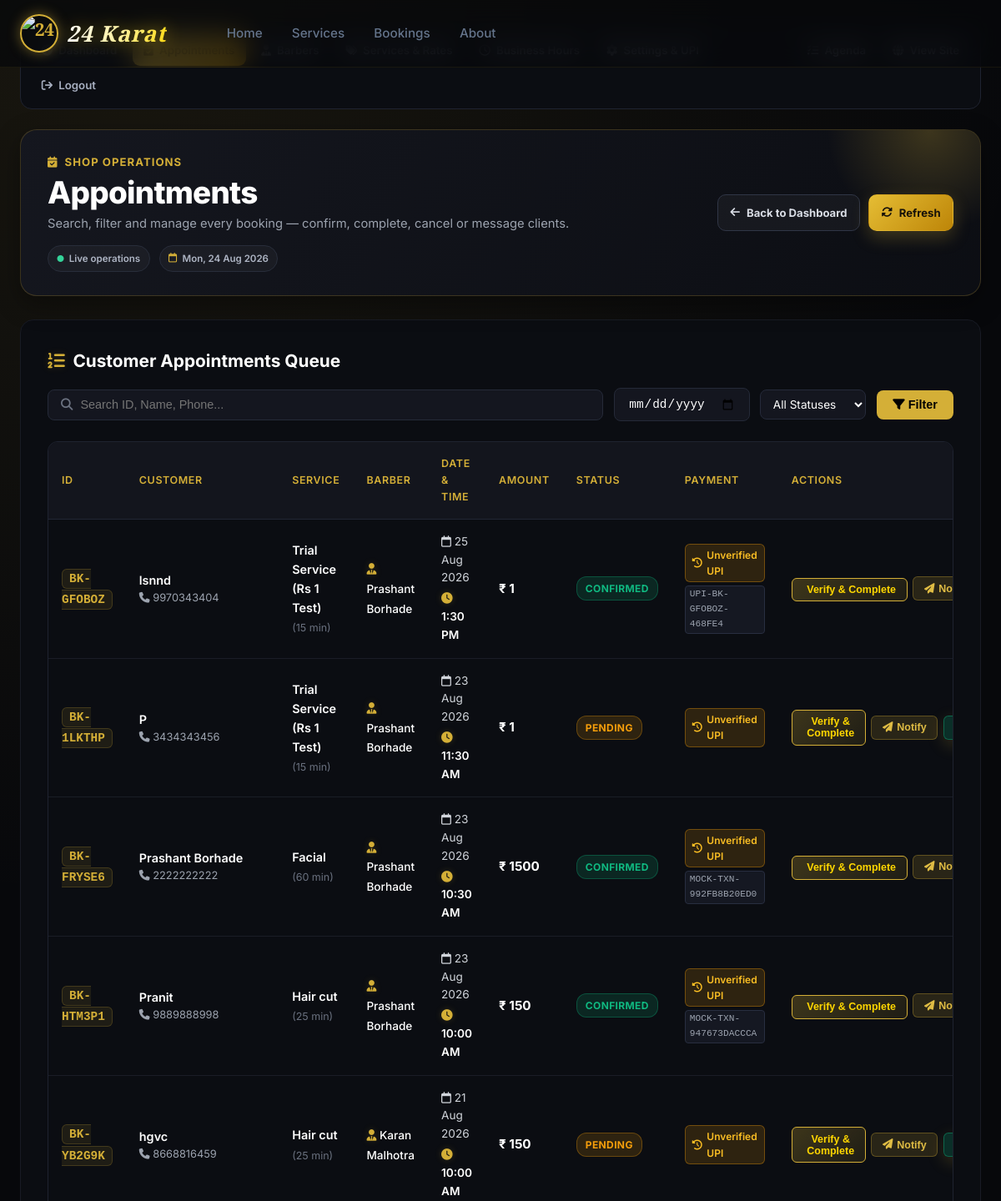
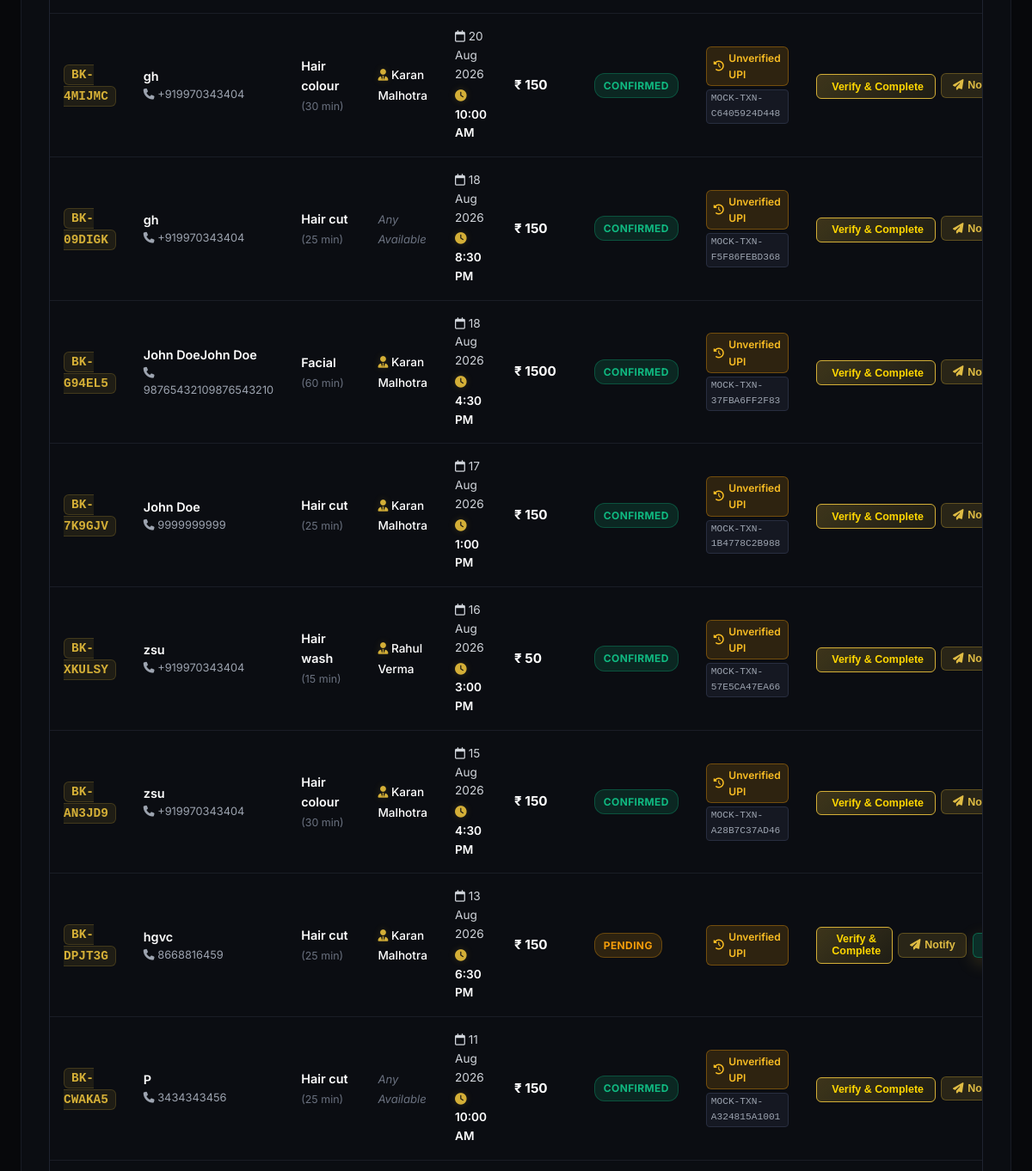
Page /dashboard/appointments/ (signed in, upper part) on the earlier database version (2 pictures, top to bottom).
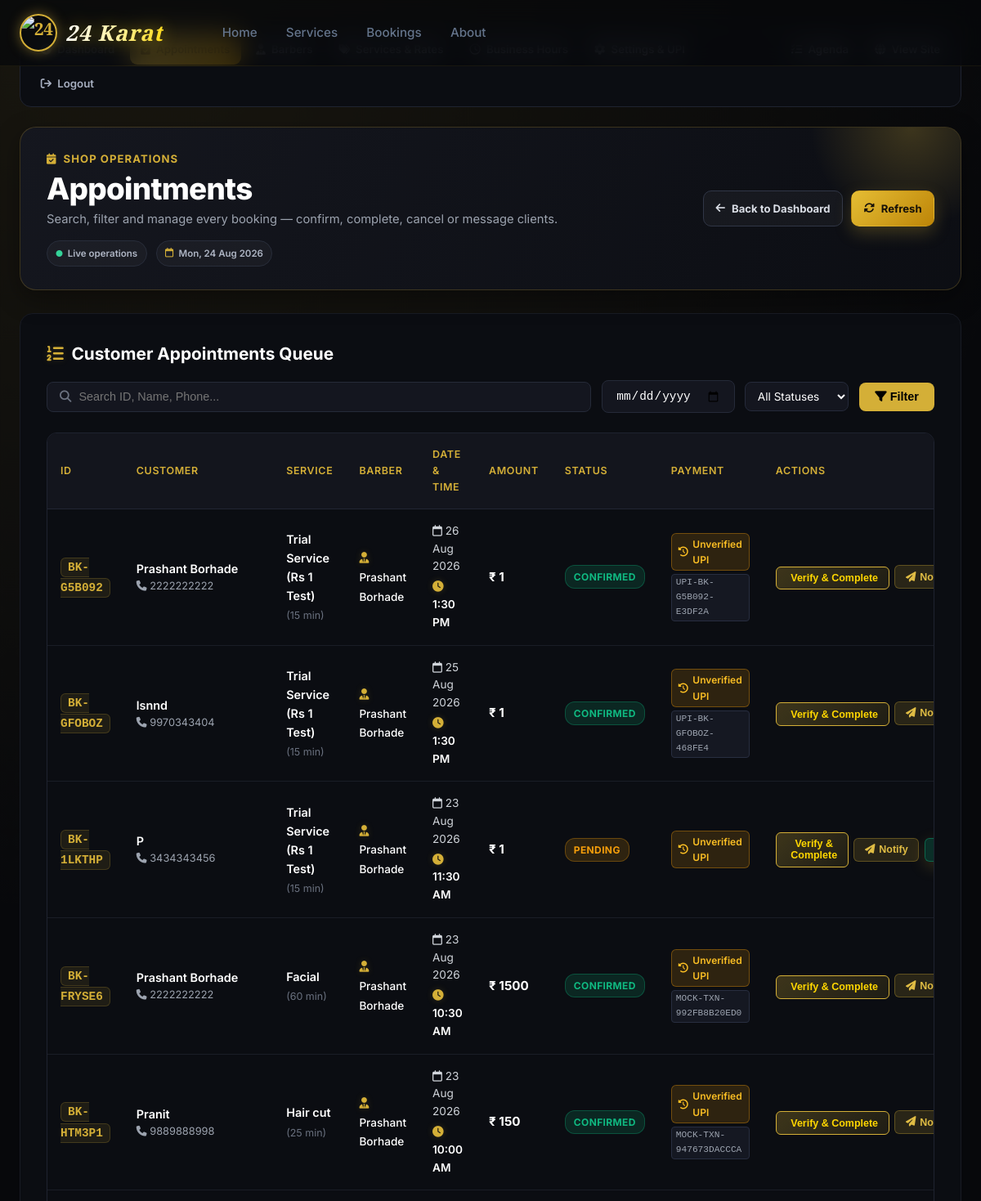
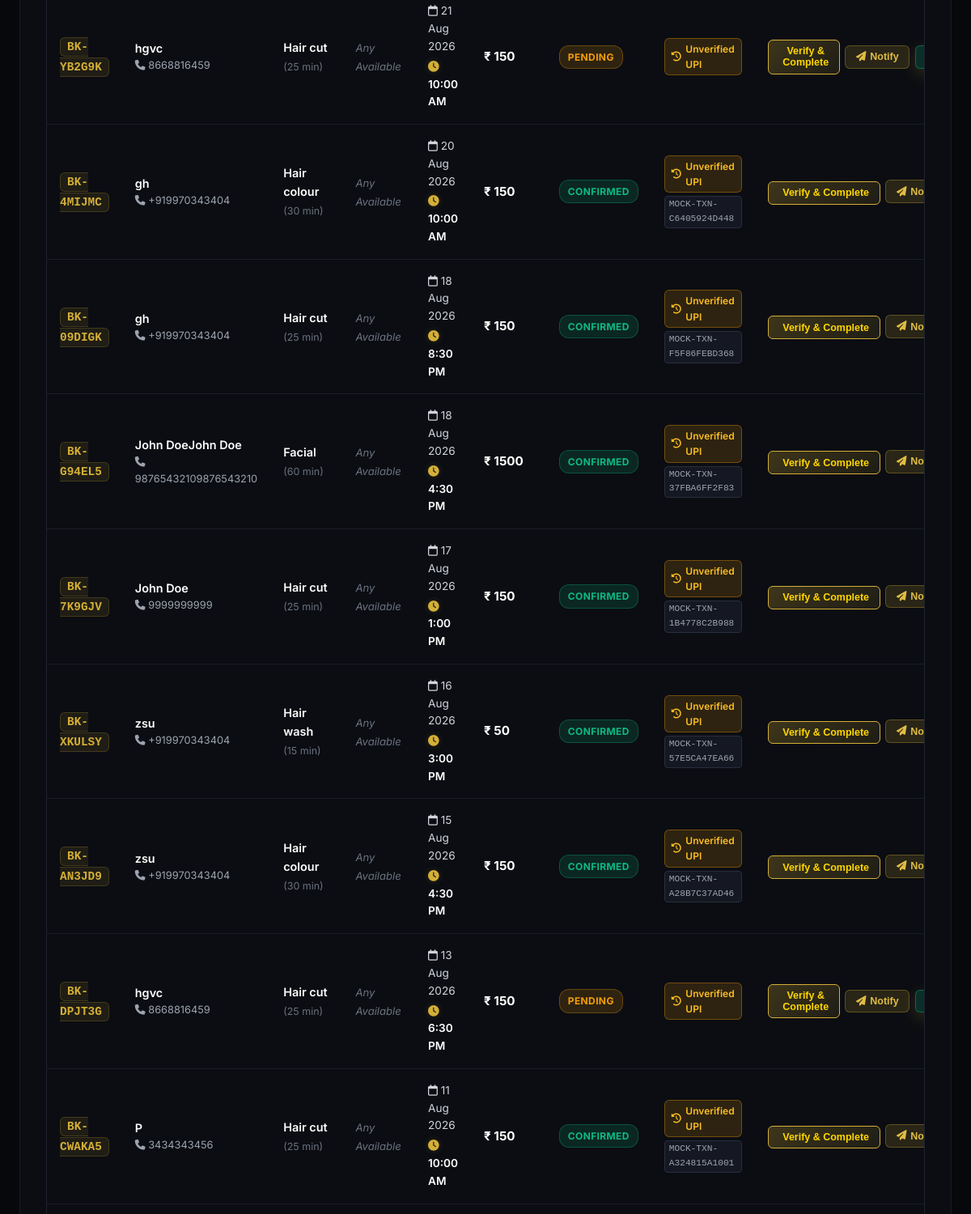
Same page on the later database version (2 pictures, top to bottom).
### booking/models.py (models this page shows, shortened)
class Booking(models.Model):
    STATUS_PENDING = 'PENDING'
    STATUS_CONFIRMED = 'CONFIRMED'
    STATUS_COMPLETED = 'COMPLETED'
    STATUS_CANCELLED = 'CANCELLED'
    STATUS_CHOICES = [
        (STATUS_PENDING, 'Pending'),
        (STATUS_CONFIRMED, 'Confirmed'),
        (STATUS_COMPLETED, 'Completed'),
        (STATUS_CANCELLED, 'Cancelled'),
    ]
    booking_id = models.CharField(max_length=20, unique=True, editable=False)
    user = models.ForeignKey(User, on_delete=models.SET_NULL, null=True, blank=True, related_name='bookings')
    service = models.ForeignKey(Service, on_delete=models.PROTECT, related_name='bookings', help_text="Primary service")
    services = models.ManyToManyField(Service, blank=True, related_name='multi_bookings', help_text="All selected services")
    barber = models.ForeignKey(Barber, on_delete=models.SET_NULL, null=True, blank=True, related_name='bookings')
    booking_date = models.DateField()
    booking_time = models.TimeField()
    customer_name = models.CharField(max_length=100)
    customer_phone = models.CharField(max_length=20)
    customer_email = models.EmailField()
    special_request = models.TextField(blank=True)
    amount = models.DecimalField(max_digits=8, decimal_places=2)
    status = models.CharField(max_length=20, choices=STATUS_CHOICES, default=STATUS_PENDING)
    created_at = models.DateTimeField(auto_now_add=True)
    updated_at = models.DateTimeField(auto_now=True)
    class Meta:
        ordering = ['-created_at']
        indexes = [
            models.Index(fields=['booking_date', 'booking_time']),
            models.Index(fields=['user', 'status']),
            models.Index(fields=['booking_id']),
        ]
    @property
    def service_names_display(self):
        if self.pk:
            all_s = list(self.services.all())
            if all_s:
                return ", ".join(s.name for s in all_s)
        return self.service.name if self.service else "Custom Service"
    @property
    def total_duration_minutes(self):
        if self.pk:
            total = sum(s.duration for s in self.services.all())
            if total > 0:
                return total
        return self.service.duration if self.service else 30

class Service(models.Model):
    CATEGORY_CHOICES = [
        ('MALE', 'Male Services'),
        ('FEMALE', 'Female Services'),
    ]
    name = models.CharField(max_length=100)
    category = models.CharField(max_length=20, choices=CATEGORY_CHOICES, default='MALE')
    description = models.TextField()
    price = models.DecimalField(max_digits=8, decimal_places=2)
    duration = models.PositiveIntegerField(help_text="Duration in minutes")
    image = models.ImageField(upload_to='services/', null=True, blank=True)
    icon = models.CharField(
        max_length=50,
        default='scissors',
        help_text="Font Awesome icon name (e.g. scissors, star, spa)"
    )
    is_active = models.BooleanField(default=True)
    sort_order = models.PositiveIntegerField(default=0)
    created_at = models.DateTimeField(auto_now_add=True)
    class Meta:
        ordering = ['sort_order', 'price']
        verbose_name = 'Service'
        verbose_name_plural = 'Services'

class Barber(models.Model):
    name = models.CharField(max_length=100)
    title = models.CharField(max_length=100, default='Master Barber')
    bio = models.TextField(blank=True, default='Expert in precision cuts, fades, and traditional hot towel grooming.')
    photo = models.ImageField(upload_to='barbers/', null=True, blank=True)
    avatar_icon = models.CharField(
        max_length=50,
        default='user-tie',
        help_text="Font Awesome icon name (e.g. user-tie, user-ninja, user-doctor, crown)"
    )
    specialties = models.CharField(max_length=200, default='Skin Fade, Beard Styling, Hair Design')
    rating = models.DecimalField(max_digits=3, decimal_places=1, default=4.9)
    experience_years = models.PositiveIntegerField(default=5)
    is_active = models.BooleanField(default=True)
    user = models.OneToOneField(
        User, on_delete=models.SET_NULL, null=True, blank=True,
        related_name='barber_profile',
        help_text="Optional shop account that signs this barber into their personal dashboard."
    )
    created_at = models.DateTimeField(auto_now_add=True)
    class Meta:
        ordering = ['name']
        verbose_name = 'Barber'
        verbose_name_plural = 'Barbers'

class Payment(models.Model):
    STATUS_PENDING = 'PENDING'
    STATUS_PAID = 'PAID'
    STATUS_FAILED = 'FAILED'
    STATUS_REFUNDED = 'REFUNDED'
    STATUS_CHOICES = [
        (STATUS_PENDING, 'Pending'),
        (STATUS_PAID, 'Paid'),
        (STATUS_FAILED, 'Failed'),
        (STATUS_REFUNDED, 'Refunded'),
    ]
    booking = models.OneToOneField(Booking, on_delete=models.CASCADE, related_name='payment')
    amount = models.DecimalField(max_digits=8, decimal_places=2)
    transaction_id = models.CharField(max_length=100, unique=True, null=True, blank=True)
    payment_method = models.CharField(max_length=50, default='UPI')
    status = models.CharField(max_length=20, choices=STATUS_CHOICES, default=STATUS_PENDING)
    is_verified_by_barber = models.BooleanField(default=False)
    verified_at = models.DateTimeField(null=True, blank=True)
    verified_by = models.ForeignKey(User, on_delete=models.SET_NULL, null=True, blank=True, related_name='verified_payments')
    created_at = models.DateTimeField(auto_now_add=True)
    updated_at = models.DateTimeField(auto_now=True)
    class Meta:
        verbose_name = 'Payment'
        verbose_name_plural = 'Payments'

### booking/views.py (the view, shortened to what this page needs)
# urls.py: path('dashboard/appointments/', views.admin_appointments, name='admin_appointments'),
@barber_staff_required
def admin_appointments(request):
    today = timezone.localdate()
    status_filter = request.GET.get('status', 'ALL')
    search_q = request.GET.get('q', '').strip()
    date_filter = request.GET.get('date', '').strip()
    qs = Booking.objects.select_related('service', 'barber', 'payment').order_by('-booking_date', '-booking_time')
    if status_filter == 'TODAY':
        qs = qs.filter(booking_date=today)
    elif status_filter in [Booking.STATUS_PENDING, Booking.STATUS_CONFIRMED, Booking.STATUS_COMPLETED, Booking.STATUS_CANCELLED]:
        qs = qs.filter(status=status_filter)
    if date_filter:
        try:
            parsed_d = date.fromisoformat(date_filter)
            qs = qs.filter(booking_date=parsed_d)
        except ValueError:
            pass
    context = {
        'active_nav': 'appointments',
        'bookings': qs[:100],
        'status_filter': status_filter,
        'search_q': search_q,
        'date_filter': date_filter,
        'today': today,
    }
    return render(request, 'admin_appointments.html', context)

### booking/views.py (called while the page is built)
def barber_staff_required(view_func):
    @wraps(view_func)
    def _wrapped(request, *args, **kwargs):
        if not request.user.is_authenticated:
            return redirect_to_login(request.get_full_path())
        if not request.user.is_staff:
            raise PermissionDenied
        return view_func(request, *args, **kwargs)
    return _wrapped

### templates/admin_appointments.html (shortened to what the changed rows need)
{% extends 'base.html' %}
{% load static %}
{% block body_class %}barber-dashboard-page{% endblock %}
{% block content %}
<div class="admin-dashboard-wrapper">
  <div class="container">
    <div class="dashboard-header" data-animate="fade-up">
      <div>
        <h1 class="dashboard-title">Appointments</h1>
      </div>
    </div>
    <div class="dashboard-section" data-animate="fade-up" data-delay="200">
      <div class="appointments-header">
        <div class="section-title-wrap" style="margin-bottom: 0;">
          <h2><i class="fa-solid fa-list-ol text-gold"></i> Customer Appointments Queue</h2>
        </div>
      </div>
      <div class="table-responsive">
        <table class="admin-table">
          <thead>
            <tr>
              <th>ID</th>
              <th>Customer</th>
              <th>Service</th>
              <th>Barber</th>
              <th>Date & Time</th>
              <th>Amount</th>
              <th>Status</th>
              <th>Payment</th>
              <th>Actions</th>
            </tr>
          </thead>
          <tbody>
            {% for booking in bookings %}
            <tr>
              <td><span class="booking-id-tag">{{ booking.booking_id }}</span></td>
              <td>
                <div class="customer-info-box">
                  <span class="cust-name">{{ booking.customer_name }}</span>
                  <span class="cust-phone"><i class="fa-solid fa-phone"></i> {{ booking.customer_phone }}</span>
                </div>
              </td>
              <td>
                <span class="service-name-tag">{{ booking.service_names_display }}</span>
                <span class="service-dur">({{ booking.total_duration_minutes }} min)</span>
              </td>
              <td>
                {% if booking.barber %}
                  <span class="barber-assigned-tag"><i class="fa-solid fa-user-tie text-gold"></i> {{ booking.barber.name }}</span>
                {% else %}
                  <span class="barber-any-tag">Any Available</span>
                {% endif %}
              </td>
              <td>
                <div class="date-time-box">
                  <span class="b-date"><i class="fa-regular fa-calendar"></i> {{ booking.booking_date|date:"d M Y" }}</span>
                  <span class="b-time"><i class="fa-regular fa-clock text-gold"></i> {{ booking.booking_time|time:"g:i A" }}</span>
                </div>
              </td>
              <td><span class="amount-tag">₹ {{ booking.amount|floatformat:0 }}</span></td>
              <td><span class="status-badge status-{{ booking.status|lower }}">{{ booking.get_status_display }}</span></td>
              <td>
                {% if booking.payment.is_verified_by_barber %}
                  <span class="payment-badge pay-verified"><i class="fa-solid fa-circle-check"></i> Verified in Salon</span>
                {% elif booking.payment %}
                  <div class="pay-unverified-box">
                    <span class="payment-badge pay-unverified"><i class="fa-solid fa-clock-rotate-left"></i> Unverified UPI</span>
                    {% if booking.payment.transaction_id %}
                    <span class="utr-mini-tag">{{ booking.payment.transaction_id }}</span>
                    {% endif %}
                  </div>
                {% else %}
                  <span class="payment-badge">—</span>
                {% endif %}
              </td>
              <td>
                <div class="action-buttons">
                  {% if not booking.payment.is_verified_by_barber and booking.status != 'CANCELLED' %}
                    <form action="{% url 'barber_verify_payment' booking.booking_id %}" method="POST" style="display:inline;">
                      <button type="submit" class="btn-action btn-verify-pay" title="Verify Salon UPI Payment and Mark Complete"> Verify &amp; Complete</button>
                    </form>
                  {% endif %}
                  <button type="button" class="btn-action btn-notify" title="Send Message or WhatsApp Notification" onclick="openNotifyModal('{{ booking.booking_id }}', '{{ booking.customer_name|escapejs }}', '{{ booking.customer_phone|escapejs }}', '{{ booking.service.name|escapejs }}', '{{ booking.booking_date|date:"d M Y" }}', '{{ booking.booking_time|time:"g:i A" }}')">
                    <i class="fa-solid fa-paper-plane"></i> Notify
                  </button>
                  {% if booking.status != 'CONFIRMED' and booking.status != 'COMPLETED' and booking.status != 'CANCELLED' %}
                    <form action="{% url 'admin_update_status' booking.booking_id %}" method="POST" style="display:inline;">
                      <button type="submit" class="btn-action btn-confirm" title="Confirm Appointment"> Confirm</button>
                    </form>
                  {% endif %}
                </div>
              </td>
            </tr>
            {% endfor %}
          </tbody>
        </table>
      </div>
    </div>
  </div>
</div>
{% endblock %}

Differences in the rows shown:
added Booking: booking_id "BK-G5B092", customer_name "Prashant Borhade", customer_phone "2222222222", service_names_display "Trial Service (Rs 1 Test)", total_duration_minutes "15", barber.name "Prashant Borhade", booking_date "26 Aug 2026", booking_time "1:30 PM", amount "1", status "CONFIRMED", payment.transaction_id "UPI-BK-G5B092-E3DF2A", shows "Verify & Complete"
changed Booking "BK-YB2G9K": barber.name "Karan Malhotra" → (not shown); now shows "Any Available"
changed Booking "BK-4MIJMC": barber.name "Karan Malhotra" → (not shown); now shows "Any Available"
changed Booking "BK-G94EL5": barber.name "Karan Malhotra" → (not shown); now shows "Any Available"
changed Booking "BK-7K9GJV": barber.name "Karan Malhotra" → (not shown); now shows "Any Available"
changed Booking "BK-XKULSY": barber.name "Rahul Verma" → (not shown); now shows "Any Available"
changed Booking "BK-AN3JD9": barber.name "Karan Malhotra" → (not shown); now shows "Any Available"
changed Booking "BK-DPJT3G": barber.name "Karan Malhotra" → (not shown); now shows "Any Available"
